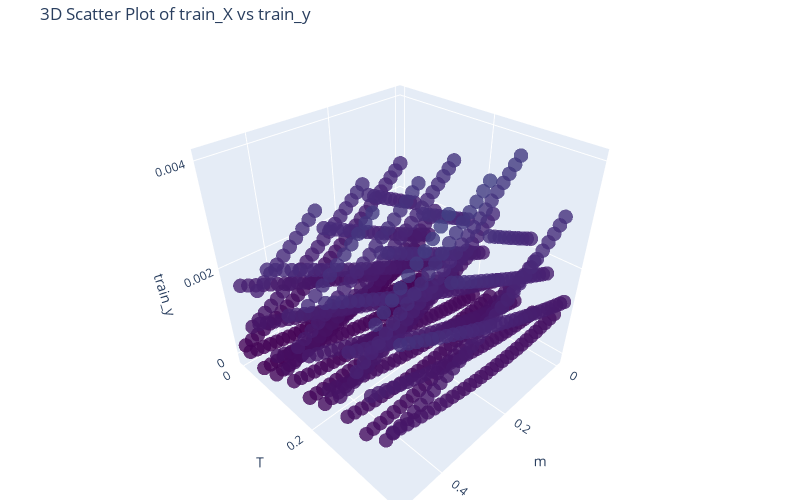

The notebook cell this image was saved under:
### Code cell
import plotly.graph_objects as go

# Extract m, T, and y values from train_X and train_y
m_values = m_test
T_values = T_test
y_values = y_preds.loc.numpy()

# Create a 3D scatter plot
fig = go.Figure(data=[go.Scatter3d(
    x=m_values,
    y=T_values,
    z=y_values,
    mode='markers',
    marker=dict(
        size=5,
        color=y_values,  # Set color to train_y values
        colorscale='Viridis',  # Choose a colorscale
        opacity=0.8
    )
)])

# Set plot layout with smaller figure size
fig.update_layout(
    scene=dict(
        xaxis_title='m',
        yaxis_title='T',
        zaxis_title='train_y'
    ),
    title='3D Scatter Plot of train_X vs train_y',
    margin=dict(l=0, r=0, b=0, t=40),
    width=800,  # Set the width of the figure
    height=500  # Set the height of the figure
)

# Show the plot
fig.show()

### Figure 1 — Plotly figure (JSON) as saved in the notebook; plotly's stock layout.template omitted (floating-point values rounded to 4 significant figures; data arrays with more than 128 entries replaced by an {"elided": "..."} marker saying what was removed)
{"data": [{"marker": {"color": {"elided": "10000 float values"}, "colorscale": [[0, "#440154"], [0.1111, "#482878"], [0.2222, "#3e4989"], [0.3333, "#31688e"], [0.4444, "#26828e"], [0.5556, "#1f9e89"], [0.6667, "#35b779"], [0.7778, "#6ece58"], [0.8889, "#b5de2b"], [1, "#fde725"]], "opacity": 0.8, "size": 5}, "mode": "markers", "type": "scatter3d", "x": {"elided": "900 float values"}, "y": {"elided": "900 float values"}, "z": {"elided": "10000 float values"}}], "layout": {"height": 500, "margin": {"b": 0, "l": 0, "r": 0, "t": 40}, "scene": {"xaxis": {"title": {"text": "m"}}, "yaxis": {"title": {"text": "T"}}, "zaxis": {"title": {"text": "train_y"}}}, "title": {"text": "3D Scatter Plot of train_X vs train_y"}, "width": 800}}
